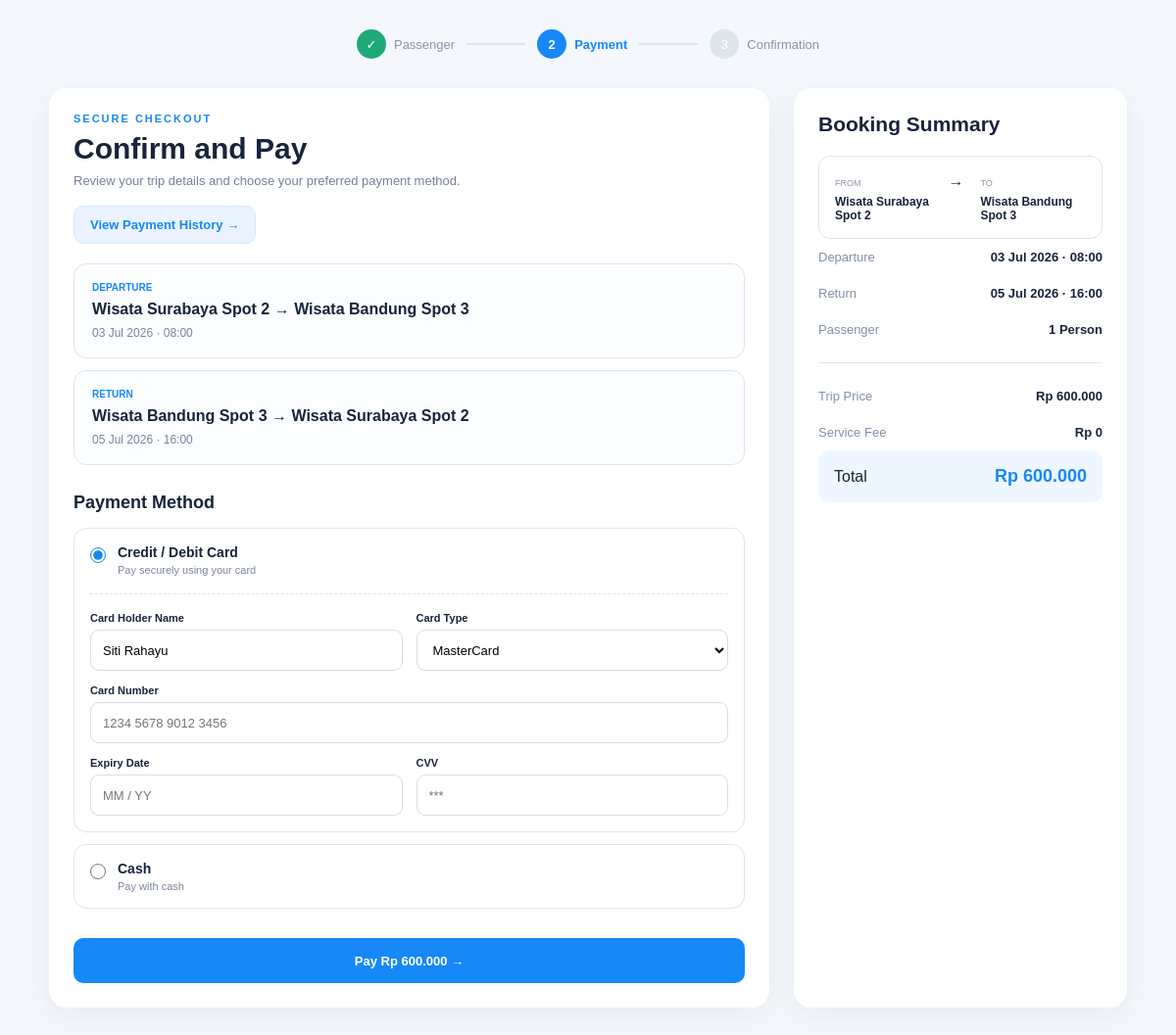
Screenshot of /payment.php (signed in) with the database file from the repository.
### tables this page shows
CREATE TABLE IF NOT EXISTS `tripdetailspergi` (
  `trippergi_id` int NOT NULL,
  `booking_id` int DEFAULT NULL,
  `origin_id` int DEFAULT NULL,
  `destination_id` int DEFAULT NULL,
  `travel_date` varchar(50) DEFAULT NULL,
  `departure_date` varchar(50) DEFAULT NULL,
  PRIMARY KEY (`trippergi_id`),
  KEY `booking_id` (`booking_id`),
  KEY `origin_id` (`origin_id`),
  KEY `destination_id` (`destination_id`),
  CONSTRAINT `tripdetailspergi_ibfk_1` FOREIGN KEY (`booking_id`) REFERENCES `bookings` (`booking_id`),
  CONSTRAINT `tripdetailspergi_ibfk_2` FOREIGN KEY (`origin_id`) REFERENCES `places` (`place_id`),
  CONSTRAINT `tripdetailspergi_ibfk_3` FOREIGN KEY (`destination_id`) REFERENCES `places` (`place_id`)
);

CREATE TABLE IF NOT EXISTS `places` (
  `place_id` int NOT NULL,
  `name` varchar(255) DEFAULT NULL,
  `location` varchar(255) DEFAULT NULL,
  `category` varchar(100) DEFAULT NULL,
  `description` text,
  `price` varchar(50) DEFAULT NULL,
  `image_url` varchar(255) DEFAULT NULL,
  `latitude` decimal(10,8) DEFAULT NULL,
  `longitude` decimal(11,8) DEFAULT NULL,
  PRIMARY KEY (`place_id`)
);

CREATE TABLE IF NOT EXISTS `tripdetailspulang` (
  `trippulang_id` int NOT NULL,
  `booking_id` int DEFAULT NULL,
  `origin_id` int DEFAULT NULL,
  `destination_id` int DEFAULT NULL,
  `travel_date` varchar(50) DEFAULT NULL,
  `departure_date` varchar(50) DEFAULT NULL,
  PRIMARY KEY (`trippulang_id`),
  KEY `booking_id` (`booking_id`),
  KEY `origin_id` (`origin_id`),
  KEY `destination_id` (`destination_id`),
  CONSTRAINT `tripdetailspulang_ibfk_1` FOREIGN KEY (`booking_id`) REFERENCES `bookings` (`booking_id`),
  CONSTRAINT `tripdetailspulang_ibfk_2` FOREIGN KEY (`origin_id`) REFERENCES `places` (`place_id`),
  CONSTRAINT `tripdetailspulang_ibfk_3` FOREIGN KEY (`destination_id`) REFERENCES `places` (`place_id`)
);

CREATE TABLE IF NOT EXISTS `bookings` (
  `booking_id` int NOT NULL,
  `user_id` int DEFAULT NULL,
  `booking_date` varchar(50) DEFAULT NULL,
  `trip_type` varchar(50) DEFAULT NULL,
  `status` varchar(50) DEFAULT NULL,
  `transport_type` varchar(30) DEFAULT NULL,
  `travel_class` varchar(30) NOT NULL DEFAULT 'Economy',
  PRIMARY KEY (`booking_id`),
  KEY `user_id` (`user_id`),
  CONSTRAINT `bookings_ibfk_1` FOREIGN KEY (`user_id`) REFERENCES `users` (`user_id`)
);

CREATE TABLE IF NOT EXISTS `users` (
  `user_id` int NOT NULL,
  `name` varchar(255) DEFAULT NULL,
  `email` varchar(255) DEFAULT NULL,
  `password` varchar(255) DEFAULT NULL,
  `phone` varchar(50) DEFAULT NULL,
  `address` varchar(255) DEFAULT NULL,
  PRIMARY KEY (`user_id`)
);

CREATE TABLE IF NOT EXISTS `transactions` (
  `transaction_id` int NOT NULL,
  `booking_id` int DEFAULT NULL,
  `total_amount` varchar(50) DEFAULT NULL,
  `transaction_date` timestamp NULL DEFAULT NULL,
  `payment_status` varchar(50) DEFAULT NULL,
  PRIMARY KEY (`transaction_id`),
  KEY `booking_id` (`booking_id`),
  CONSTRAINT `transactions_ibfk_1` FOREIGN KEY (`booking_id`) REFERENCES `bookings` (`booking_id`)
);

### payment.php (the view, shortened to what this page needs)
<?php
require_once 'koneksi.php';
function rupiah($angka) {
    return 'Rp ' . number_format((float)($angka ?? 0), 0, ',', '.');
}
function tanggal($date) {
    return date('d M Y', strtotime($date));
}
function waktu($datetime) {
    return date('H:i', strtotime($datetime));
}
$booking_id = (int)($_REQUEST['booking_id'] ?? 2);
$full_name = $_REQUEST['full_name'] ?? '';
$sql = "SELECT b.booking_id, b.trip_type, u.name AS user_name
        FROM bookings b
        LEFT JOIN users u ON b.user_id = u.user_id
        WHERE b.booking_id = ?
        LIMIT 1";
$stmt = $conn->prepare($sql);
$stmt->bind_param("i", $booking_id);
$stmt->execute();
$booking = $stmt->get_result()->fetch_assoc();
$sql = "SELECT tp.trippergi_id, tp.travel_date, tp.departure_date,
               p1.name AS origin, p2.name AS destination
        FROM tripdetailspergi tp
        LEFT JOIN places p1 ON tp.origin_id = p1.place_id
        LEFT JOIN places p2 ON tp.destination_id = p2.place_id
        WHERE tp.booking_id = ?
        LIMIT 1";
$stmt = $conn->prepare($sql);
$stmt->bind_param("i", $booking_id);
$stmt->execute();
$pergi = $stmt->get_result()->fetch_assoc();
$sql = "SELECT tr.trippulang_id, tr.travel_date, tr.departure_date,
               p1.name AS origin, p2.name AS destination
        FROM tripdetailspulang tr
        LEFT JOIN places p1 ON tr.origin_id = p1.place_id
        LEFT JOIN places p2 ON tr.destination_id = p2.place_id
        WHERE tr.booking_id = ?
        LIMIT 1";
$stmt = $conn->prepare($sql);
$stmt->bind_param("i", $booking_id);
$stmt->execute();
$pulang = $stmt->get_result()->fetch_assoc();
$sql = "SELECT transaction_id, total_amount, payment_status
        FROM transactions
        WHERE booking_id = ?
        LIMIT 1";
$stmt = $conn->prepare($sql);
$stmt->bind_param("i", $booking_id);
$stmt->execute();
$transaction = $stmt->get_result()->fetch_assoc();
$total = (float)($transaction['total_amount'] ?? 0);
?>
<!DOCTYPE html>
<html lang="en">
<head>
</head>
<body>
<div class="stepper">
    <div class="step">
        <div class="circle done">✓</div>
        Passenger
    </div>
    <div class="line"></div>
    <div class="step active">
        <div class="circle active">2</div>
        Payment
    </div>
    <div class="line"></div>
    <div class="step">
        <div class="circle">3</div>
        Confirmation
    </div>
</div>
<div class="container">
<main class="card">
    <div class="label">SECURE CHECKOUT</div>
    <h1>Confirm and Pay</h1>
    <p class="description">
        Review your trip details and choose your preferred payment method.
    </p>
    <a href="paymentMenu.php" class="payment-history-link">
        View Payment History →
    </a>
    <div class="trip-box">
        <div class="trip-label">DEPARTURE</div>
        <div class="route">
            <?= htmlspecialchars($pergi['origin'] ?? '-') ?>
            →
            <?= htmlspecialchars($pergi['destination'] ?? '-') ?>
        </div>
        <div class="trip-info">
            <?= tanggal($pergi['travel_date'] ?? null) ?>
            ·
            <?= waktu($pergi['departure_date'] ?? null) ?>
        </div>
    </div>
    <?php if ($pulang): ?>
    <div class="trip-box">
        <div class="trip-label">RETURN</div>
        <div class="route">
            <?= htmlspecialchars($pulang['origin'] ?? '-') ?>
            →
            <?= htmlspecialchars($pulang['destination'] ?? '-') ?>
        </div>
        <div class="trip-info">
            <?= tanggal($pulang['travel_date'] ?? null) ?>
            ·
            <?= waktu($pulang['departure_date'] ?? null) ?>
        </div>
    </div>
    <?php endif; ?>
    <h2 class="section-title">Payment Method</h2>
    <form action="" method="POST" id="paymentForm">
        <div class="payment-option">
            <label class="method">
                <input type="radio" name="payment_type"
                       value="Card" checked>
                <div class="method-text">
                    <strong>Credit / Debit Card</strong>
                    <span>Pay securely using your card</span>
                </div>
            </label>
            <div id="cardForm" class="form-grid">
                <div class="form-group">
                    <label>Card Holder Name</label>
                    <input type="text" name="card_holder_name"
                           value="<?= htmlspecialchars($full_name ?: $booking['user_name']) ?>"
                           placeholder="Your name">
                </div>
                <div class="form-group">
                    <label>Card Type</label>
                    <select name="card_type">
                        <option value="MasterCard" selected>MasterCard</option>
                    </select>
                </div>
                <div class="form-group full">
                    <label>Card Number</label>
                    <input type="text" name="card_number"
                           placeholder="1234 5678 9012 3456"
                           maxlength="19">
                </div>
                <div class="form-group">
                    <label>Expiry Date</label>
                    <input type="text" name="expired_date"
                           placeholder="MM / YY" maxlength="7">
                </div>
                <div class="form-group">
                    <label>CVV</label>
                    <input type="password" name="cvv"
                           placeholder="***" maxlength="4">
                </div>
            </div>
        </div>
        <div class="payment-option">
            <label class="method">
                <input type="radio" name="payment_type"
                       value="Cash">
                <div class="method-text">
                    <strong>Cash</strong>
                    <span>Pay with cash</span>
                </div>
            </label>
        </div>
        <button type="submit" class="button" id="payButton">
        </button>
    </form>
</main>
<aside class="summary">
    <h2>Booking Summary</h2>
    <div class="summary-route">
        <div>
            <small>FROM</small>
            <strong><?= htmlspecialchars($pergi['origin'] ?? '-') ?></strong>
        </div>
        <b>→</b>
        <div>
            <small>TO</small>
            <strong><?= htmlspecialchars($pergi['destination'] ?? '-') ?></strong>
        </div>
    </div>
    <div class="summary-row">
        <span>Departure</span>
        <strong>
            <?= tanggal($pergi['travel_date'] ?? null) ?>
            ·
            <?= waktu($pergi['departure_date'] ?? null) ?>
        </strong>
    </div>
    <?php if ($pulang): ?>
    <div class="summary-row">
        <span>Return</span>
        <strong>
            <?= tanggal($pulang['travel_date'] ?? null) ?>
            ·
            <?= waktu($pulang['departure_date'] ?? null) ?>
        </strong>
    </div>
    <?php endif; ?>
    <div class="summary-row">
        <span>Passenger</span>
        <strong>1 Person</strong>
    </div>
    <hr>
    <div class="summary-row">
        <span>Trip Price</span>
        <strong><?= rupiah($total) ?></strong>
    </div>
    <div class="summary-row">
        <span>Service Fee</span>
        <strong>Rp 0</strong>
    </div>
    <div class="total">
        <span>Total</span>
        <strong><?= rupiah($total) ?></strong>
    </div>
</aside>
</div>
</body>
</html>

### payment.php (style rules this page uses)
* { box-sizing: border-box; margin: 0; padding: 0; }
body { font-family: Arial, Helvetica, sans-serif; background: #f4f7fb; color: #17243a; }
.stepper { max-width: 900px; margin: 30px auto; display: flex; align-items: center; justify-content: center; gap: 12px; }
.step { display: flex; align-items: center; gap: 8px; font-size: 13px; color: #8a94a6; }
.step.active { color: #1688f7; font-weight: bold; }
.circle { width: 30px; height: 30px; border-radius: 50%; background: #dfe5ed; color: white; display: flex; align-items: center; justify-content: center; }
.circle.done { background: #20a978; }
.circle.active { background: #1688f7; }
.line { width: 60px; height: 2px; background: #dfe5ed; }
.container { max-width: 1100px; margin: auto; display: grid; grid-template-columns: 1fr 340px; gap: 25px; padding: 0 0 50px; }
.card, .summary { background: white; border-radius: 18px; padding: 25px; box-shadow: 0 8px 30px rgba(30,60,90,.06); }
.label { color: #1688f7; font-size: 11px; font-weight: bold; letter-spacing: 2px; margin-bottom: 8px; }
h1 { font-size: 30px; margin-bottom: 8px; }
.description { color: #758198; font-size: 13px; margin-bottom: 18px; }
.payment-history-link { display: inline-block; margin-bottom: 20px; padding: 11px 16px; background: #eaf3ff; color: #1688f7; border: 1px solid #d7e8ff; border-radius: 10px; text-decoration: none; font-size: 13px; font-weight: bold; transition: background 0.2s ease; }
.trip-box { border: 1px solid #dce5ef; border-radius: 13px; padding: 18px; margin-bottom: 12px; background: #fbfdff; }
.trip-label { color: #1688f7; font-size: 10px; font-weight: bold; margin-bottom: 8px; }
.route { font-size: 16px; font-weight: bold; }
.trip-info { color: #78859a; font-size: 12px; margin-top: 8px; }
.section-title { margin: 28px 0 15px; font-size: 18px; }
.payment-option { border: 1px solid #dce5ef; border-radius: 13px; padding: 16px; margin-bottom: 12px; }
.method { display: flex; align-items: flex-start; gap: 12px; cursor: pointer; }
.method input { width: 16px; height: 16px; margin-top: 3px; accent-color: #1688f7; }
.method-text { flex: 1; }
.method strong { display: block; font-size: 14px; }
.method span { display: block; color: #7c8799; font-size: 11px; margin-top: 4px; }
.form-grid { margin-top: 18px; padding-top: 18px; border-top: 1px dashed #dce5ef; display: grid; grid-template-columns: 1fr 1fr; gap: 14px; }
.form-group { display: flex; flex-direction: column; gap: 6px; }
.form-group.full { grid-column: 1 / 3; }
.form-group label { font-size: 11px; font-weight: bold; }
.form-group input, .form-group select { width: 100%; height: 42px; border: 1px solid #d6deea; border-radius: 9px; padding: 0 12px; font-size: 13px; background: white; }
.button { width: 100%; height: 46px; border: none; border-radius: 10px; background: #1688f7; color: white; font-weight: bold; font-size: 13px; margin-top: 18px; cursor: pointer; }
.summary h2 { font-size: 21px; margin-bottom: 20px; }
.summary-route { border: 1px solid #dce5ef; border-radius: 12px; padding: 16px; display: grid; grid-template-columns: 1fr 25px 1fr; gap: 8px; }
.summary-route small { color: #8b95a7; font-size: 9px; }
.summary-route strong { display: block; font-size: 12px; margin-top: 5px; }
.summary-row { display: flex; justify-content: space-between; gap: 12px; padding: 11px 0; font-size: 13px; }
.summary-row span { color: #8190a5; }
.summary-row strong { text-align: right; }
hr { border: none; border-top: 1px solid #e2e7ed; margin: 15px 0; }
.total { background: #eef6ff; padding: 16px; border-radius: 12px; display: flex; justify-content: space-between; align-items: center; }
.total strong { color: #1688f7; font-size: 18px; }

### rows the page displays
tripdetailspergi: origin.name "Wisata Surabaya Spot 2", destination.name "Wisata Bandung Spot 3", travel_date "03 Jul 2026", departure_date "08:00"
tripdetailspulang: origin.name "Wisata Bandung Spot 3", destination.name "Wisata Surabaya Spot 2", travel_date "05 Jul 2026", departure_date "16:00"
bookings: card_holder_name "Siti Rahayu"
transactions: total_amount "Rp 600.000"
